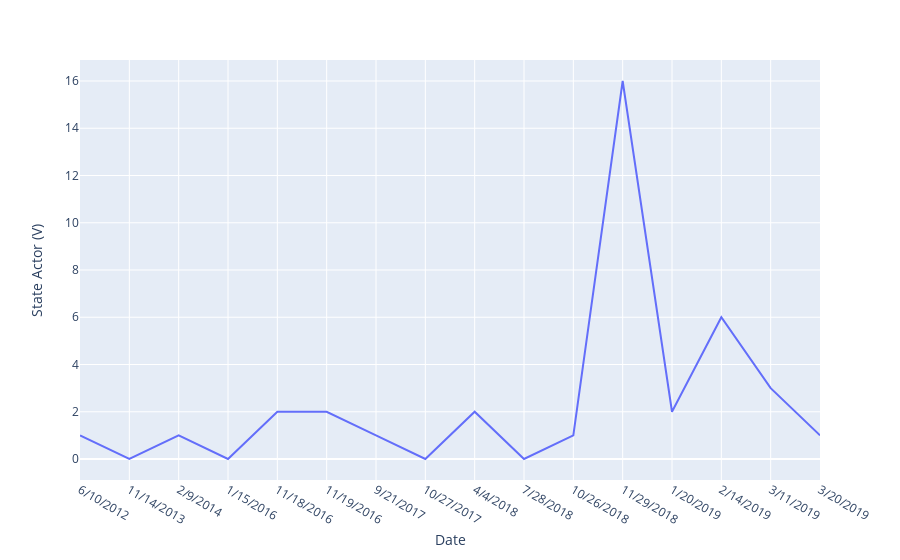

Source (notebook cell):
### Code cell
state_vics = zam[zam['State Actor (V)'].notnull() == True]
state_vics = state_vics['State Actor (V)'].resample('W').sum()



state_vics = pd.DataFrame(state_vics)



state_vics = state_vics.reset_index()


state_vics.head(2)

state_vics = zam[zam['State Actor (V)'].notnull() == True]

state_vics = pd.DataFrame(state_vics)



px.line(state_vics, x='Date', y='State Actor (V)')

### Figure 1 — Plotly figure (JSON) as saved in the notebook; plotly's stock layout.template omitted (floating-point values rounded to 4 significant figures)
{"data": [{"hovertemplate": "Date=%{x}<br>State Actor (V)=%{y}<extra></extra>", "legendgroup": "", "line": {"color": "#636efa", "dash": "solid"}, "mode": "lines", "name": "", "showlegend": false, "type": "scatter", "uid": "4bc467fd-70b0-4a7d-9229-da11e51ef142", "x": ["6/10/2012", "11/14/2013", "2/9/2014", "1/15/2016", "11/18/2016", "11/19/2016", "9/21/2017", "10/27/2017", "4/4/2018", "7/28/2018", "10/26/2018", "11/29/2018", "1/20/2019", "2/14/2019", "3/11/2019", "3/20/2019"], "xaxis": "x", "y": [1, 0, 1, 0, 2, 2, 1, 0, 2, 0, 1, 16, 2, 6, 3, 1], "yaxis": "y"}], "layout": {"autosize": true, "grid": {"xaxes": ["x"], "xgap": 0.1, "xside": "bottom", "yaxes": ["y"], "ygap": 0.1, "yside": "left"}, "legend": {"tracegroupgap": 0}, "margin": {"t": 60}, "xaxis": {"autorange": true, "range": [0, 15], "title": {"text": "Date"}, "type": "category"}, "yaxis": {"autorange": true, "range": [-0.8889, 16.89], "title": {"text": "State Actor (V)"}, "type": "linear"}}}
